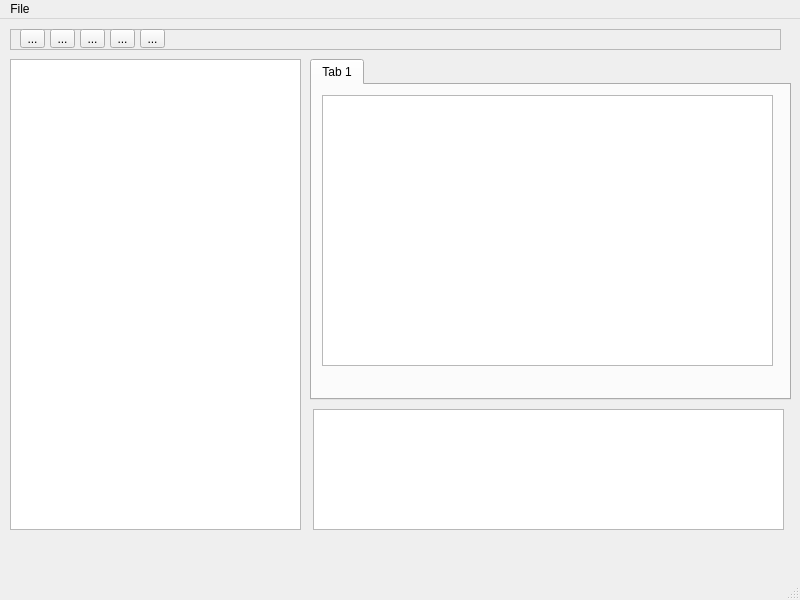
<?xml version="1.0" encoding="UTF-8"?>
<ui version="4.0">
 <class>MainWindow</class>
 <widget class="QMainWindow" name="MainWindow">
  <property name="geometry">
   <rect>
    <x>0</x>
    <y>0</y>
    <width>800</width>
    <height>600</height>
   </rect>
  </property>
  <property name="windowTitle">
   <string>MainWindow</string>
  </property>
  <widget class="QWidget" name="centralwidget">
   <widget class="QTreeWidget" name="tree_view_channels">
    <property name="geometry">
     <rect>
      <x>10</x>
      <y>40</y>
      <width>291</width>
      <height>471</height>
     </rect>
    </property>
    <property name="font">
     <font>
      <family>Microsoft JhengHei</family>
     </font>
    </property>
    <attribute name="headerVisible">
     <bool>false</bool>
    </attribute>
    <column>
     <property name="text">
      <string notr="true">1</string>
     </property>
    </column>
   </widget>
   <widget class="QTabWidget" name="tab_view_items">
    <property name="geometry">
     <rect>
      <x>310</x>
      <y>40</y>
      <width>481</width>
      <height>341</height>
     </rect>
    </property>
    <property name="currentIndex">
     <number>0</number>
    </property>
    <widget class="QWidget" name="tab">
     <property name="font">
      <font>
       <family>MS UI Gothic</family>
      </font>
     </property>
     <attribute name="title">
      <string>Tab 1</string>
     </attribute>
     <widget class="QListWidget" name="list_item">
      <property name="geometry">
       <rect>
        <x>10</x>
        <y>10</y>
        <width>451</width>
        <height>271</height>
       </rect>
      </property>
      <property name="selectionMode">
       <enum>QAbstractItemView::MultiSelection</enum>
      </property>
     </widget>
    </widget>
   </widget>
   <widget class="QLabel" name="label_message">
    <property name="geometry">
     <rect>
      <x>20</x>
      <y>530</y>
      <width>761</width>
      <height>16</height>
     </rect>
    </property>
    <property name="text">
     <string/>
    </property>
   </widget>
   <widget class="QFrame" name="frame">
    <property name="geometry">
     <rect>
      <x>10</x>
      <y>10</y>
      <width>771</width>
      <height>21</height>
     </rect>
    </property>
    <property name="frameShape">
     <enum>QFrame::StyledPanel</enum>
    </property>
    <property name="frameShadow">
     <enum>QFrame::Raised</enum>
    </property>
    <widget class="QToolButton" name="button_save">
     <property name="geometry">
      <rect>
       <x>40</x>
       <y>0</y>
       <width>25</width>
       <height>19</height>
      </rect>
     </property>
     <property name="text">
      <string>...</string>
     </property>
    </widget>
    <widget class="QToolButton" name="button_mark_read">
     <property name="geometry">
      <rect>
       <x>70</x>
       <y>0</y>
       <width>25</width>
       <height>19</height>
      </rect>
     </property>
     <property name="text">
      <string>...</string>
     </property>
    </widget>
    <widget class="QToolButton" name="button_mark_all_read">
     <property name="geometry">
      <rect>
       <x>100</x>
       <y>0</y>
       <width>25</width>
       <height>19</height>
      </rect>
     </property>
     <property name="text">
      <string>...</string>
     </property>
    </widget>
    <widget class="QToolButton" name="button_new">
     <property name="geometry">
      <rect>
       <x>10</x>
       <y>0</y>
       <width>25</width>
       <height>19</height>
      </rect>
     </property>
     <property name="text">
      <string>...</string>
     </property>
     <property name="icon">
      <iconset>
       <normaloff>plus.png</normaloff>plus.png</iconset>
     </property>
    </widget>
    <widget class="QToolButton" name="button_refresh">
     <property name="geometry">
      <rect>
       <x>130</x>
       <y>0</y>
       <width>25</width>
       <height>19</height>
      </rect>
     </property>
     <property name="text">
      <string>...</string>
     </property>
    </widget>
   </widget>
   <widget class="QTextEdit" name="text_edit_content">
    <property name="geometry">
     <rect>
      <x>313</x>
      <y>390</y>
      <width>471</width>
      <height>121</height>
     </rect>
    </property>
    <property name="documentTitle">
     <string notr="true"/>
    </property>
    <property name="undoRedoEnabled">
     <bool>false</bool>
    </property>
    <property name="readOnly">
     <bool>true</bool>
    </property>
    <property name="markdown">
     <string notr="true"/>
    </property>
    <property name="html">
     <string notr="true">&lt;!DOCTYPE HTML PUBLIC &quot;-//W3C//DTD HTML 4.0//EN&quot; &quot;http://www.w3.org/TR/REC-html40/strict.dtd&quot;&gt;
&lt;html&gt;&lt;head&gt;&lt;meta name=&quot;qrichtext&quot; content=&quot;1&quot; /&gt;&lt;style type=&quot;text/css&quot;&gt;
p, li { white-space: pre-wrap; }
&lt;/style&gt;&lt;/head&gt;&lt;body style=&quot; font-family:'MS Shell Dlg 2'; font-size:8.25pt; font-weight:400; font-style:normal;&quot;&gt;
&lt;p style=&quot;-qt-paragraph-type:empty; margin-top:0px; margin-bottom:0px; margin-left:0px; margin-right:0px; -qt-block-indent:0; text-indent:0px;&quot;&gt;&lt;br /&gt;&lt;/p&gt;&lt;/body&gt;&lt;/html&gt;</string>
    </property>
    <property name="textInteractionFlags">
     <set>Qt::LinksAccessibleByKeyboard|Qt::LinksAccessibleByMouse|Qt::TextBrowserInteraction|Qt::TextSelectableByKeyboard|Qt::TextSelectableByMouse</set>
    </property>
   </widget>
  </widget>
  <widget class="QMenuBar" name="menubar">
   <property name="geometry">
    <rect>
     <x>0</x>
     <y>0</y>
     <width>800</width>
     <height>21</height>
    </rect>
   </property>
   <widget class="QMenu" name="menuFile">
    <property name="title">
     <string>File</string>
    </property>
   </widget>
   <addaction name="menuFile"/>
  </widget>
  <widget class="QStatusBar" name="statusbar"/>
 </widget>
 <resources/>
 <connections/>
</ui>
